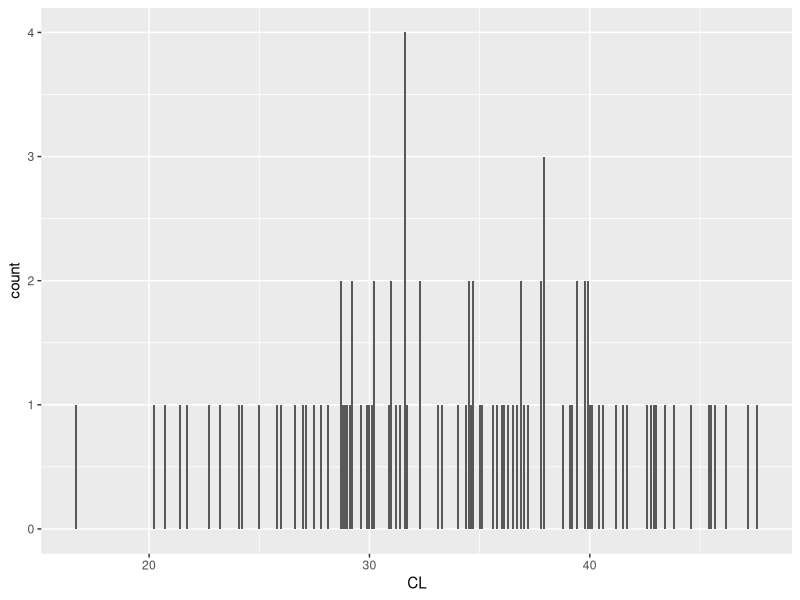
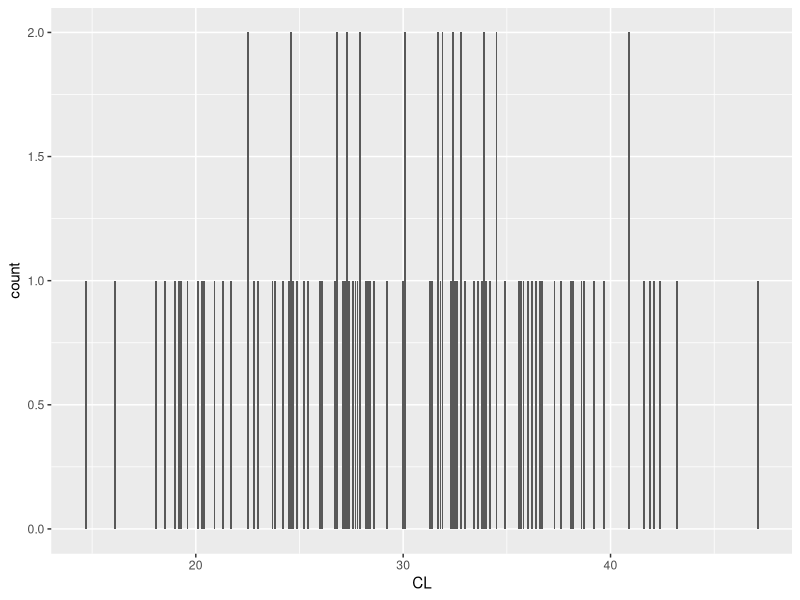

These charts were generated, in order, by the following R code:
## ---- chunk 1
knitr::opts_chunk$set(echo = TRUE)
library(MASS)
library(magrittr)
library(ggplot2)
library(dplyr)
## ---- chunk 2
crab <- crabs
crab_O <- subset(crab, sp =="O") 
crab_B <- subset(crab, sp =="B")

#two sample t-test (Parametric)
t.test(crab_O$CL, crab_B$CL, alternative = "two.sided", var.equal = FALSE)

#Wilcoxon rank-sum test (Non-parametric)
wilcox.test(crab_O$CL, crab_B$CL, alternative = "two.sided")

#resampling
mean(sample(crab_O$CL, size = 100, replace = T))
mean(sample(crab_B$CL, size = 100, replace = T))

#resampled t-test
resample_O <- sample(crab_O$CL, size = 100, replace = T)
resample_B <- sample(crab_B$CL, size = 100, replace = T)
t.test(resample_O, resample_B, alternative = "two.sided", var.equal = FALSE)


## ---- chunk 3

#check distributions
dist <- ggplot(data = crab_O) + geom_bar(mapping = aes(x=CL))
dist2 <- ggplot(data = crab_B) + geom_bar(mapping = aes(x=CL))
dist
dist2

#check variances
var.test(crab_O$CL, crab_B$CL, alternative = "two.sided")
## ---- chunk 4
tooth <- ToothGrowth

#classifying as directed
tooth <- tooth %>% mutate(classify = ifelse(len > 20, "HIGH", "LOW"))
tooth_1 <- tooth %>% select(!dose)
tooth_VC <- subset(tooth_1, supp =="VC")
tooth_OJ <- subset(tooth_1, supp =="OJ")

VC_high <- subset(tooth_VC, classify =="HIGH")
OJ_high <- subset(tooth_OJ, classify =="HIGH")

#proportion test based off number of those classified as high and total number of samples
proportion_test <- prop.test(x = c(18, 10), n = c(30, 30))
proportion_test

